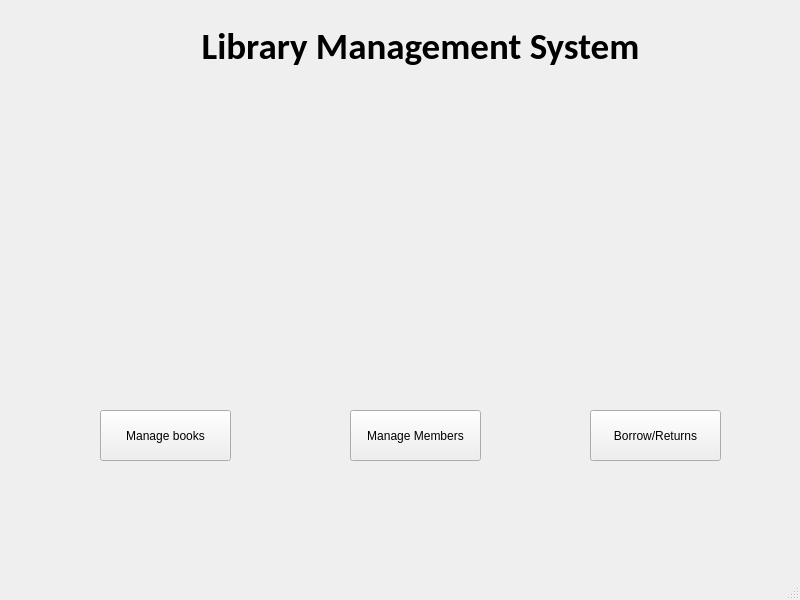
<?xml version="1.0" encoding="UTF-8"?>
<ui version="4.0">
 <class>dashboard</class>
 <widget class="QMainWindow" name="dashboard">
  <property name="geometry">
   <rect>
    <x>0</x>
    <y>0</y>
    <width>800</width>
    <height>600</height>
   </rect>
  </property>
  <property name="windowTitle">
   <string>dashboard</string>
  </property>
  <widget class="QWidget" name="centralwidget">
   <widget class="QLabel" name="label">
    <property name="geometry">
     <rect>
      <x>100</x>
      <y>20</y>
      <width>641</width>
      <height>51</height>
     </rect>
    </property>
    <property name="font">
     <font>
      <family>Calibri</family>
      <pointsize>28</pointsize>
      <bold>true</bold>
     </font>
    </property>
    <property name="text">
     <string>Library Management System</string>
    </property>
    <property name="alignment">
     <set>Qt::AlignmentFlag::AlignCenter</set>
    </property>
   </widget>
   <widget class="QPushButton" name="manageBooks">
    <property name="geometry">
     <rect>
      <x>100</x>
      <y>410</y>
      <width>131</width>
      <height>51</height>
     </rect>
    </property>
    <property name="text">
     <string>Manage books</string>
    </property>
   </widget>
   <widget class="QPushButton" name="manageMembers">
    <property name="geometry">
     <rect>
      <x>350</x>
      <y>410</y>
      <width>131</width>
      <height>51</height>
     </rect>
    </property>
    <property name="text">
     <string>Manage Members</string>
    </property>
   </widget>
   <widget class="QPushButton" name="pushButton_3">
    <property name="geometry">
     <rect>
      <x>590</x>
      <y>410</y>
      <width>131</width>
      <height>51</height>
     </rect>
    </property>
    <property name="text">
     <string>Borrow/Returns</string>
    </property>
   </widget>
   <widget class="QLabel" name="label_2">
    <property name="geometry">
     <rect>
      <x>80</x>
      <y>80</y>
      <width>671</width>
      <height>291</height>
     </rect>
    </property>
    <property name="text">
     <string/>
    </property>
    <property name="pixmap">
     <pixmap>library.jpg</pixmap>
    </property>
    <property name="scaledContents">
     <bool>true</bool>
    </property>
   </widget>
  </widget>
  <widget class="QMenuBar" name="menubar">
   <property name="geometry">
    <rect>
     <x>0</x>
     <y>0</y>
     <width>800</width>
     <height>22</height>
    </rect>
   </property>
  </widget>
  <widget class="QStatusBar" name="statusbar"/>
 </widget>
 <resources/>
 <connections/>
</ui>
